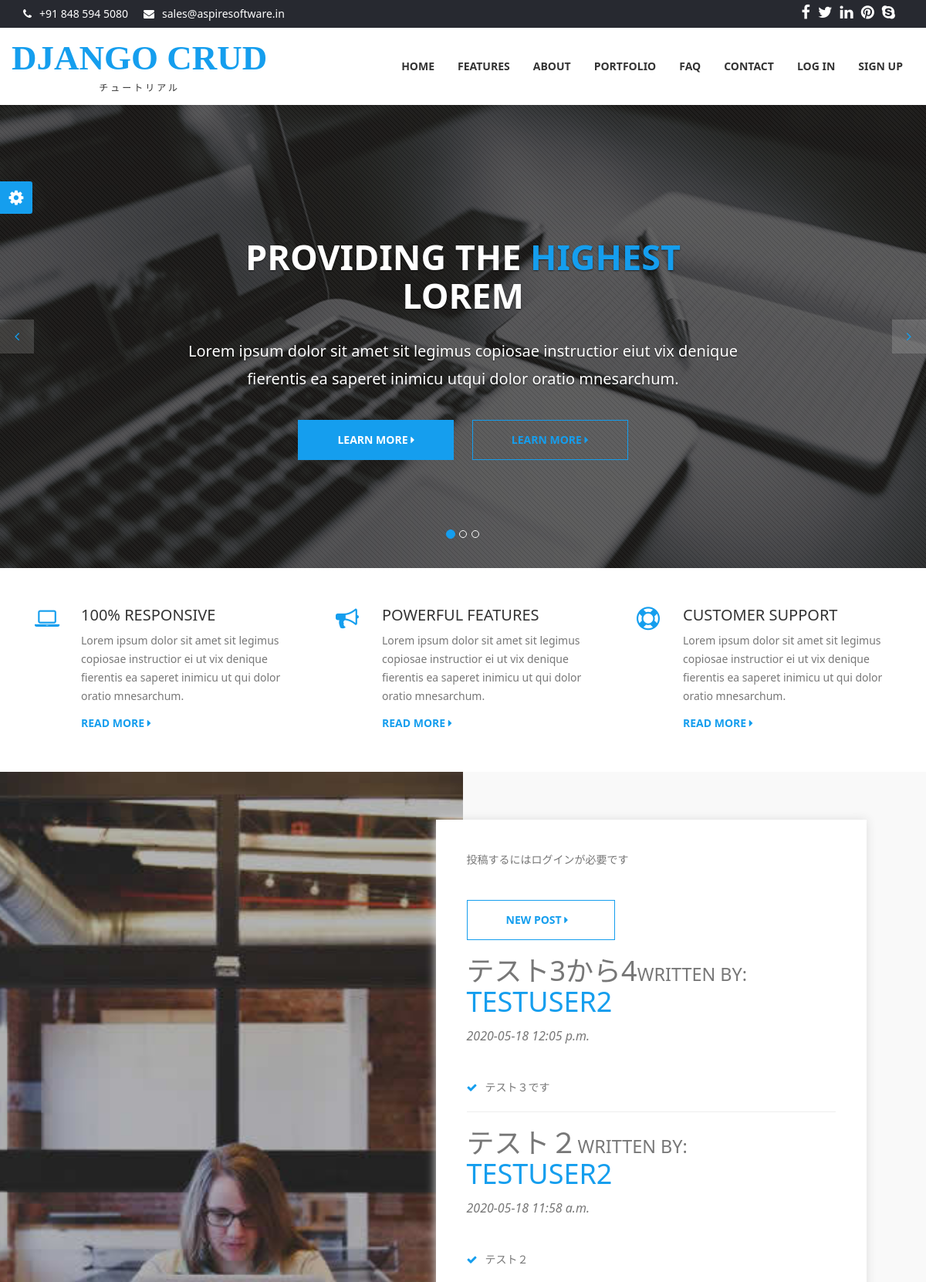
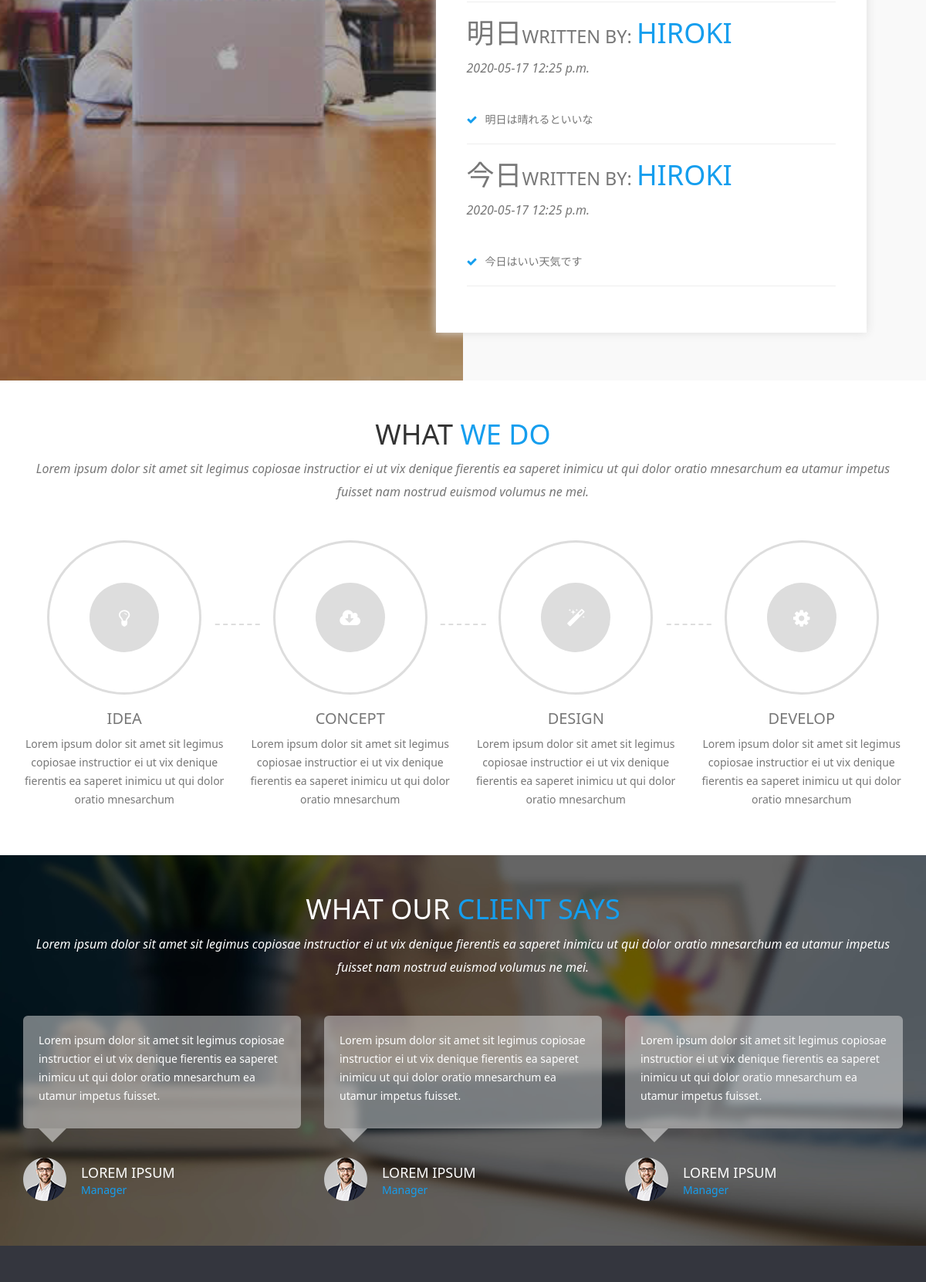
The page / (upper part) on the database its author committed (2 pictures, top to bottom).
### blog/models.py (models this page shows, shortened)
class Post(models.Model):
    title = models.CharField(max_length=100)
    content = models.TextField()
    author = models.ForeignKey(User, on_delete=models.CASCADE)
    date_posted = models.DateTimeField(default=timezone.now)

### blog/views.py (the view)
# urls.py: path('', views.PostListView.as_view(), name='blog-home'),
class PostListView(ListView):
    model = Post
    template_name = 'blog/home.html'
    context_object_name = 'posts'
    ordering = ['-date_posted']

### blog/templates/blog/home.html (shortened to what this page needs)
{% extends 'account/base.html' %}
{% load static %}
{% block body %}
<div id="myCarousel" class="carousel slide">
    <ol class="carousel-indicators">
        <li data-target="#myCarousel" data-slide-to="0" class="active"></li>
        <li data-target="#myCarousel" data-slide-to="1"></li>
        <li data-target="#myCarousel" data-slide-to="2"></li>
    </ol>
    <div class="carousel-inner">
        <div class="item active">
            <div class="fill" style="background-image:url('static/img/banner-slide-1.jpg');"></div>
            <div class="carousel-caption slide-up">
                <h1 class="banner_heading">Providing The <span>Highest </span>Lorem</h1>
                <p class="banner_txt">Lorem ipsum dolor sit amet sit legimus copiosae instructior eiut vix denique
                    fierentis ea saperet inimicu utqui dolor oratio mnesarchum.</p>
                <div class="slider_btn">
                    <button type="button" class="btn btn-default slide">Learn More <i
                            class="fa fa-caret-right"></i></button>
                    <button type="button" class="btn btn-primary slide">Learn More <i
                            class="fa fa-caret-right"></i></button>
                </div>
            </div>
        </div>
    </div>
    <a class="left carousel-control" href="#myCarousel" role="button" data-slide="prev"> <i class="fa fa-angle-left"
            aria-hidden="true"></i>
    </a>
    <a class="right carousel-control" href="#myCarousel" role="button" data-slide="next"> <i class="fa fa-angle-right"
            aria-hidden="true"></i>
    </a>
</div>
<section id="features">
    <div class="container">
        <div class="row">
            <div class="col-md-4 col-xs-12 block">
                <div class="col-md-2 col-xs-2"><i class="fa fa-laptop feature_icon"></i></div>
                <div class="col-md-10 col-xs-10">
                    <h4>100% Responsive</h4>
                    <p>Lorem ipsum dolor sit amet sit legimus copiosae instructior ei ut vix denique fierentis ea
                        saperet inimicu ut qui dolor oratio mnesarchum.</p>
                    <a href="#" class="readmore">Read More <i class="fa fa-caret-right"></i></a>
                </div>
            </div>
            <div class="col-md-4 col-xs-12 block">
                <div class="col-md-2 col-xs-2"><i class="fa fa-bullhorn feature_icon"></i></div>
                <div class="col-md-10 col-xs-10">
                    <h4>Powerful Features</h4>
                    <p>Lorem ipsum dolor sit amet sit legimus copiosae instructior ei ut vix denique fierentis ea
                        saperet inimicu ut qui dolor oratio mnesarchum.</p>
                    <a href="#" class="readmore">Read More <i class="fa fa-caret-right"></i></a>
                </div>
            </div>
            <div class="col-md-4 col-xs-12 block">
                <div class="col-md-2 col-xs-2"><i class="fa fa-support feature_icon"></i></div>
                <div class="col-md-10 col-xs-10">
                    <h4>Customer Support</h4>
                    <p>Lorem ipsum dolor sit amet sit legimus copiosae instructior ei ut vix denique fierentis ea
                        saperet inimicu ut qui dolor oratio mnesarchum.</p>
                    <a href="#" class="readmore">Read More <i class="fa fa-caret-right"></i></a>
                </div>
            </div>
        </div>
    </div>
</section>
<section id="about">
    <div class="image-holder col-lg-6 col-md-6 col-sm-6 col-xs-12 pull-left">
        <div class="background-imgholder">
        </div>
    </div>
    <div class="container-fluid">
        <div class="col-md-7 col-md-offset-5 col-sm-8 col-sm-offset-2 col-xs-12 text-inner ">
            <div class="text-block">
                <div class="section-heading">
                    <p>投稿するにはログインが必要です</p>
                    <form action="{% url 'post-create' %}">
                        <button type="submit" class="btn btn-primary slide">New Post <i class="fa fa-caret-right"></i>
                        </button>
                    </form>
                    {% for post in posts %}
                    <h1><a href="{% url 'post-detail' post.id %}">{{ post.title }}</a><small>written by:
                        </small><span>{{ post.author }}</span></h1>
                    <p class="subheading">{{ post.date_posted|date:'Y-m-d P' }}</p>
                    <ul class="aboutul">
                        <li> <i class="fa fa-check"></i>{{ post.content }}</li>
                    </ul>
                    <hr>
                    {% endfor %}
                </div>
            </div>
        </div>
    </div>
</section>
<section id="process">
    <div class="container">
        <div class="section-heading text-center">
            <div class="col-md-12 col-xs-12">
                <h1>What <span>We Do</span></h1>
                <p class="subheading">Lorem ipsum dolor sit amet sit legimus copiosae instructior ei ut vix denique
                    fierentis ea saperet inimicu ut qui dolor oratio mnesarchum ea utamur impetus fuisset nam
                    nostrud euismod volumus ne mei.</p>
            </div>
        </div>
        <div class="row">
            <div class="col-md-3 col-sm-6 block process-block">
                <div class="process-icon-holder">
                    <div class="process-border">
                        <span class="process-icon"><a href="#"><i class="fa fa-lightbulb-o feature_icon"></i></a></span>
                    </div>
                </div>
                <div class="process-text-block">
                    <h4><a href="#">Idea</a></h4>
                    <p>Lorem ipsum dolor sit amet sit legimus copiosae instructior ei ut vix denique fierentis ea
                        saperet inimicu ut qui dolor oratio mnesarchum</p>
                </div>
            </div>
            <div class="col-md-3 col-sm-6 block process-block">
                <div class="process-icon-holder">
                    <div class="process-border">
                        <span class="process-icon"><a href="#"><i
                                    class="fa fa-cloud-download feature_icon"></i></a></span></div>
                </div>
                <div class="process-text-block">
                    <h4><a href="#">Concept</a></h4>
                    <p>Lorem ipsum dolor sit amet sit legimus copiosae instructior ei ut vix denique fierentis ea
                        saperet inimicu ut qui dolor oratio mnesarchum</p>
                </div>
            </div>
            <div class="col-md-3 col-sm-6 block process-block">
                <div class="process-icon-holder">
                    <div class="process-border">
                        <span class="process-icon"><a href="#"><i class="fa fa-magic feature_icon"></i></a></span>
                    </div>
                </div>
                <div class="process-text-block">
                    <h4><a href="#">Design</a></h4>
                    <p>Lorem ipsum dolor sit amet sit legimus copiosae instructior ei ut vix denique fierentis ea
                        saperet inimicu ut qui dolor oratio mnesarchum</p>
                </div>
            </div>
            <div class="col-md-3 col-sm-6 block process-block lastchild">
                <div class="process-icon-holder">
                    <div class="process-border">
                        <span class="process-icon"><a href="#"><i class="fa fa-cog feature_icon"></i></a></span>
                    </div>
                </div>
                <div class="process-text-block">
                    <h4><a href="#">Develop</a></h4>
                    <p>Lorem ipsum dolor sit amet sit legimus copiosae instructior ei ut vix denique fierentis ea
                        saperet inimicu ut qui dolor oratio mnesarchum</p>
                </div>
            </div>
        </div>
    </div>
</section>
<section id="testimonial">
    <div class="container">
        <div class="section-heading text-center">
            <div class="col-md-12 col-xs-12">
                <h1>What Our <span>Client Says</span></h1>
                <p class="subheading">Lorem ipsum dolor sit amet sit legimus copiosae instructior ei ut vix denique
                    fierentis ea saperet inimicu ut qui dolor oratio mnesarchum ea utamur impetus fuisset nam
                    nostrud euismod volumus ne mei.</p>
            </div>
        </div>
        <div class="row">
            <div class="col-md-4 col-sm-12 block ">
                <div class="testimonial_box">
                    <p>Lorem ipsum dolor sit amet sit legimus copiosae instructior ei ut vix denique fierentis ea
                        saperet inimicu ut qui dolor oratio mnesarchum ea utamur impetus fuisset. </p>
                </div>
                <div class="arrow-down"></div>
                <div class="testimonial_user">
                    <div class="user-image"><img src="{% static 'img/user1.png' %}" alt="user" class="img-responsive" />
                    </div>
                    <div class="user-info">
                        <h5>Lorem Ipsum</h5>
                        <p>Manager</p>
                    </div>
                </div>
            </div>
            <div class="col-md-4 col-sm-12 block">
                <div class="testimonial_box">
                    <p>Lorem ipsum dolor sit amet sit legimus copiosae instructior ei ut vix denique fierentis ea
                        saperet inimicu ut qui dolor oratio mnesarchum ea utamur impetus fuisset. </p>
                </div>
                <div class="arrow-down"></div>
                <div class="testimonial_user">
                    <div class="user-image"><img src="{% static 'img/user1.png' %}" alt="user" class="img-responsive" />
                    </div>
                    <div class="user-info">
                        <h5>Lorem Ipsum</h5>
                        <p>Manager</p>
                    </div>
                </div>
            </div>
            <div class="col-md-4 col-sm-12 block">
                <div class="testimonial_box">
                    <p>Lorem ipsum dolor sit amet sit legimus copiosae instructior ei ut vix denique fierentis ea
                        saperet inimicu ut qui dolor oratio mnesarchum ea utamur impetus fuisset. </p>
                </div>
                <div class="arrow-down"></div>
                <div class="testimonial_user">
                    <div class="user-image"><img src="{% static 'img/user1.png' %}" alt="user" class="img-responsive" />
                    </div>
                    <div class="user-info">
                        <h5>Lorem Ipsum</h5>
                        <p>Manager</p>
                    </div>
                </div>
            </div>
        </div>
    </div>
</section>
<section id="footer">
</section>
<div id="panel">
    <a class="open" href="#"><span><i class="fa fa-gear fa-spin"></i></span></a>
</div>
{% endblock body %}

### account/templates/account/base.html (shortened to what this page needs)
{% load static %}
<!DOCTYPE html>
<html>
<head>
    <link rel="stylesheet" href="https://cdnjs.cloudflare.com/ajax/libs/font-awesome/4.5.0/css/font-awesome.min.css">
    <link rel="stylesheet" type="text/css" href="{% static "css/main.css" %}">
    <link rel="stylesheet" type="text/css" href="{% static "css/skin.css" %}">
</head>
<body id="wrapper">
    <section id="top-header">
        <div class="container">
            <div class="row">
                <div class="col-md-7 col-sm-7 col-xs-7 top-header-links">
                    <ul class="contact_links">
                        <li><i class="fa fa-phone"></i><a href="#">+91 848 594 5080</a></li>
                        <li><i class="fa fa-envelope"></i><a href="#">sales@aspiresoftware.in</a></li>
                    </ul>
                </div>
                <div class="col-md-5 col-sm-5 col-xs-5 social">
                    <ul class="social_links">
                        <li><a href="#"><i class="fa fa-facebook"></i></a></li>
                        <li><a href="#"><i class="fa fa-twitter"></i></a></li>
                        <li><a href="#"><i class="fa fa-linkedin"></i></a></li>
                        <li><a href="#"><i class="fa fa-pinterest"></i></a></li>
                        <li><a href="#"><i class="fa fa-skype"></i></a></li>
                    </ul>
                </div>
            </div>
        </div>
    </section>
    <header>
        <nav class="navbar navbar-inverse">
            <div class="container">
                <div class="row">
                    <div class="navbar-header">
                        <a class="navbar-brand" href="#">
                            <h1>Django CRUD</h1><span>チュートリアル</span>
                        </a>
                    </div>
                    <div id="navbar" class="collapse navbar-collapse navbar-right">
                        <ul class="nav navbar-nav">
                            <li><a href="{% url 'blog-home' %}">Home</a></li>
                            <li><a href="features.html">Features</a></li>
                            <li><a href="about.html">About</a></li>
                            <li><a href="portfolio.html">Portfolio</a></li>
                            <li><a href="faq.html">FAQ</a></li>
                            <li><a href="contact.html">Contact</a></li>
                            {% if user.is_authenticated %}
                            <li><a href="{% url 'logout' %}">Log Out</a></li>
                            <li><a href="#">Profile</a></li>
                            {% else %}
                            <li><a href="{% url 'login' %}">Log In</a></li>
                            <li><a href="{% url 'signup' %}">Sign Up</a></li>
                            {% endif %}
                        </ul>
                    </div>
                </div>
            </div>
        </nav>
    </header>
    {% block body %}{% endblock body %}
</html>

### rows shown on the page
Post: title "テスト3から4", author "TESTUSER2", date_posted "2020-05-18 12:05 p.m.", content "テスト３です"
Post: title "テスト２", author "TESTUSER2", date_posted "2020-05-18 11:58 a.m.", content "テスト２"
Post: title "明日", author "HIROKI", date_posted "2020-05-17 12:25 p.m.", content "明日は晴れるといいな"
Post: title "今日", author "HIROKI", date_posted "2020-05-17 12:25 p.m.", content "今日はいい天気です"
